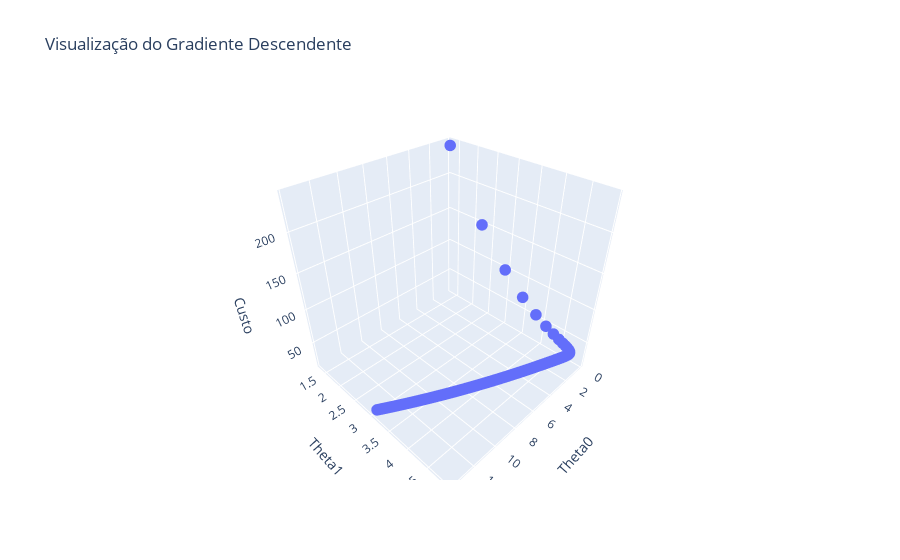

Notebook code cell kept with this figure:
### Code cell
fig = px.scatter_3d(resultado, x='Theta0', y='Theta1', z='Custo', title='Visualização do Gradiente Descendente')
fig.update_traces(marker=dict(size=4))
fig.show()

### Figure 1 — Plotly figure (JSON) as saved in the notebook; plotly's stock layout.template omitted (floating-point values rounded to 4 significant figures; data arrays with more than 128 entries replaced by an {"elided": "..."} marker saying what was removed)
{"data": [{"hovertemplate": "Theta0=%{x}<br>Theta1=%{y}<br>Custo=%{z}<extra></extra>", "legendgroup": "", "marker": {"color": "#636efa", "size": 4, "symbol": "circle"}, "mode": "markers", "name": "", "scene": "scene", "showlegend": false, "type": "scatter3d", "x": {"elided": "1000 float values"}, "y": {"elided": "1000 float values"}, "z": {"elided": "1000 float values"}}], "layout": {"legend": {"tracegroupgap": 0}, "scene": {"domain": {"x": [0, 1], "y": [0, 1]}, "xaxis": {"title": {"text": "Theta0"}}, "yaxis": {"title": {"text": "Theta1"}}, "zaxis": {"title": {"text": "Custo"}}}, "title": {"text": "Visualização do Gradiente Descendente"}}}
